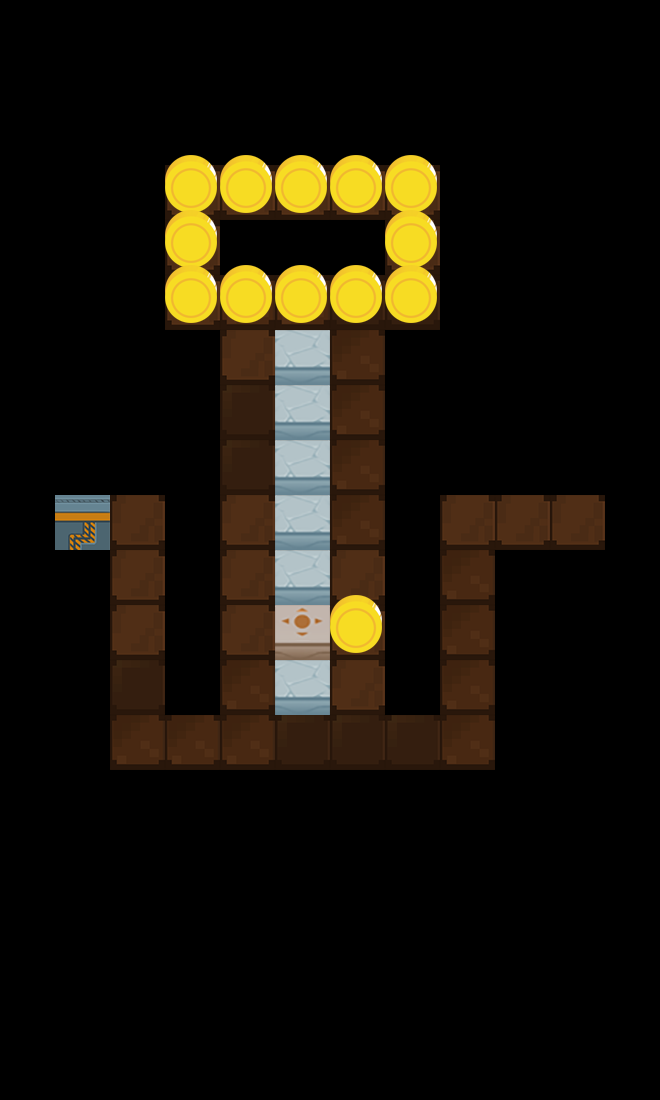

Tiled map render using the project's own tile images. Description and the map definition, with tile-layer contents summarised, below:
An orthogonal 12x20 tile map with 55x55 px tiles, 3 tile layers (layer1, layer2, layer3) and 1 object (startPos).

<map version="1.0" orientation="orthogonal" renderorder="right-down" width="12" height="20" tilewidth="55" tileheight="55">
 <tileset firstgid="1" name="element2" tilewidth="55" tileheight="55">
  <image source="element2.png" width="715" height="715" />
 </tileset>
 <layer name="layer1" width="12" height="20">
  <data>[240 cells, 51 non-empty, 3 distinct tile ids]</data>
 </layer>
 <layer name="layer2" width="12" height="20">
  <data>[240 cells, 82 non-empty, 5 distinct tile ids]</data>
 </layer>
 <layer name="layer3" width="12" height="20">
  <data>[240 cells, 13 non-empty, 1 distinct tile ids]</data>
 </layer>
 <objectgroup name="objLayer">
  <object name="startPos" x="577.333" y="517.333">
   <properties>
    <property name="dir" value="left" />
   </properties>
  </object>
 </objectgroup>
</map>
